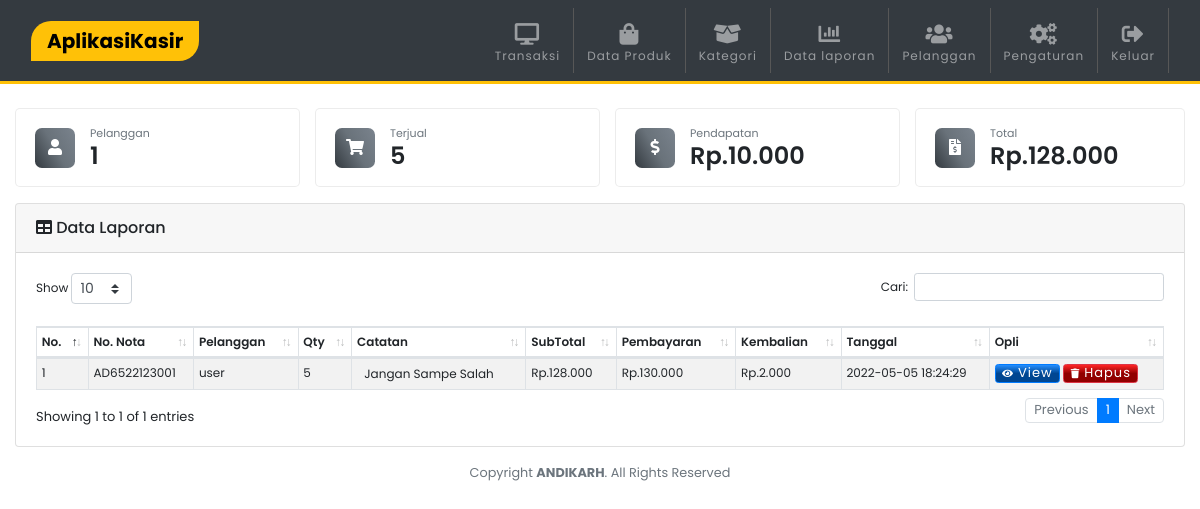
The app's page /laporan.php (signed in) with its own data.
### tables this page shows
CREATE TABLE `laporan` (
  `idlaporan` int(11) NOT NULL,
  `no_nota` varchar(50) NOT NULL,
  `idpelanggan` int(11) NOT NULL,
  `catatan` text NOT NULL,
  `totalbeli` int(11) NOT NULL,
  `pembayaran` int(11) NOT NULL,
  `kembalian` int(11) NOT NULL,
  `tgl_sub` timestamp NOT NULL DEFAULT current_timestamp() ON UPDATE current_timestamp()
);

CREATE TABLE `pelanggan` (
  `idpelanggan` int(11) NOT NULL,
  `nama_pelanggan` varchar(30) NOT NULL,
  `telepon_pelanggan` varchar(15) NOT NULL,
  `alamat_pelanggan` text NOT NULL
);

### laporan.php (the view, shortened to what this page needs)
<?php include 'template/header.php';?>
<br>
<div class="row">
<div class="col-6 col-sm-6 col-md-6 col-lg-3 mb-3 pr-0">
            <div class="card-body bg-white py-2 px-1 border-laporan">
                <div class="row mx-auto align-items-center">
                <div class="col-auto m-pr-1">
                    <div class="bg-icon">
                        <i class="fa fa-user"></i>
                    </div>
                </div>
                <div class="col-auto pl-0 pt-2">
                    <div class="text-muted" style="font-size:11px;">
                        Pelanggan
                    </div>
                    <h4 class="1"><?php
                    $itungpelanggan = mysqli_query($conn,"SELECT COUNT(idpelanggan) as jumlahpelanggan FROM pelanggan");
                    $cekrow1 = mysqli_num_rows($itungpelanggan);
                    $itungpelanggan1 = mysqli_fetch_assoc($itungpelanggan);
                    $itungpelanggan2 = $itungpelanggan1['jumlahpelanggan'];
                    if($cekrow1 > 0){
                        echo  $itungpelanggan2;
                        } ?></h4>
                </div>
                </div>
            </div>
        </div>
        <div class="col-6 col-sm-6 col-md-6 col-lg-3 mb-3 m-pr-0">
            <div class="card-body bg-white py-2 px-1 border-laporan">
                <div class="row mx-auto align-items-center">
                <div class="col-auto m-pr-1">
                    <div class="bg-icon">
                        <i class="fa fa-shopping-cart"></i>
                    </div>
                </div>
                <div class="col-auto pl-0 pt-2">
                    <div class="text-muted" style="font-size:11px;">
                        Terjual
                    </div>
                    <h4 class="1"><?php $itungpeterjual = mysqli_query($conn,"SELECT SUM(quantity) as jumlahterjual FROM tb_nota");
                    $cekrow = mysqli_num_rows($itungpeterjual);
                    $itungpeterjual1 = mysqli_fetch_assoc($itungpeterjual);
                    $itungpeterjual2 = $itungpeterjual1['jumlahterjual'];
                    if($cekrow > 0){
                        echo $itungpeterjual2;
                        } ?></h4>
                </div>
                </div>
            </div>
        </div>
        <div class="col-6 col-sm-6 col-md-6 col-lg-3 mb-3 pr-0">
            <div class="card-body bg-white py-2 px-1 border-laporan">
                <div class="row mx-auto align-items-center">
                <div class="col-auto m-pr-1">
                    <div class="bg-icon">
                        <i class="fa fa-dollar-sign"></i>
                    </div>
                </div>
                <div class="col-auto pl-0 pt-2">
                    <div class="text-muted" style="font-size:11px;">
                        Pendapatan
                    </div>
                    <h4 class="1">Rp.<?php
                    $data_produk=mysqli_query($conn,"SELECT * FROM tb_nota t, produk p
                    WHERE p.idproduk=t.idproduk ORDER BY idnota ASC");
                    $subtotaldiskon = 0;
                    $x = mysqli_num_rows($data_produk);
                    if($x>0){
                    while($b=mysqli_fetch_array($data_produk)){
                        $totalharga += $b['harga_jual'] * $b['quantity'];
                        $totaldiskon += $b['harga_modal'] * $b['quantity'];
                        $subtotaldiskon = $totalharga - $totaldiskon;
                    }
                }
                echo ribuan($subtotaldiskon)?>
                </h4>
                </div>
                </div>
            </div>
        </div>
        <div class="col-6 col-sm-6 col-md-6 col-lg-3 mb-3">
            <div class="card-body bg-white py-2 px-1 border-laporan">
                <div class="row mx-auto align-items-center">
                <div class="col-auto m-pr-1">
                    <div class="bg-icon">
                        <i class="fa fa-file-invoice-dollar"></i>
                    </div>
                </div>
                <div class="col-auto pl-0 pt-2">
                    <div class="text-muted" style="font-size:11px;">
                        Total
                    </div>
                    <h4 class="1">Rp.<?php
                    $itungtotal = mysqli_query($conn,"SELECT SUM(totalbeli) as jumlahtotal FROM laporan");
                    $cekrow3 = mysqli_num_rows($itungtotal);
                    $itungtotal1 = mysqli_fetch_assoc($itungtotal);
                    $itungtotal2 = $itungtotal1['jumlahtotal'];
                    if($cekrow3 > 0){
                        echo ribuan($itungtotal2);
                        } ?></h4>
                </div>
                </div>
            </div>
        </div>
</div>
<div class="card">
    <div class="card-header">
        <div class="card-tittle">
            <i class="fa fa-table me-2"></i> Data Laporan
        </div>
    </div>
        <div class="card-body">
            <table class="table table-striped table-sm table-bordered dt-responsive nowrap" id="table" width="100%">
                        <thead>
                        <tr>
                            <th>No.</th>
                            <th>No. Nota</th>
                            <th>Pelanggan</th>
                            <th>Qty</th>
                            <th>Catatan</th>
                            <th>SubTotal</th>
                            <th>Pembayaran</th>
                            <th>Kembalian</th>
                            <th>Tanggal</th>
                            <th>Opli</th>
                        </tr>
                        </thead>
                        <tbody>
                            <?php
                                $no=1;
                                $data_produk=mysqli_query($conn,"SELECT * FROM laporan l, pelanggan e
                                WHERE  e.idpelanggan=l.idpelanggan ORDER BY idlaporan ASC");
                                while($d=mysqli_fetch_array($data_produk)){
                                    $nota= $d['no_nota'];
                                    ?>
                                    <tr>
                                        <td><?php echo $no++ ?></td>
                                        <td><?php echo $d['no_nota'] ?></td>
                                        <td><?php echo $d['nama_pelanggan'] ?></td>
                                        <td><?php
                                            $itungtrans = mysqli_query($conn,"SELECT SUM(quantity) as jumlahtrans
                                             FROM tb_nota where no_nota='$nota'");
                                            $itungtrans2 = mysqli_fetch_assoc($itungtrans);
                                            $itungtrans3 = $itungtrans2['jumlahtrans'];
                                            echo $itungtrans3;
                                        ?></td>
                                         <td class="catatan"><?php echo $d['catatan'] ?></td>
                                         <td>Rp.<?php echo ribuan($d['totalbeli']) ?></td>
                                         <td>Rp.<?php echo ribuan($d['pembayaran']) ?></td>
                                         <td>Rp.<?php echo ribuan($d['kembalian']) ?></td>
                                        <td><?php echo $d['tgl_sub'] ?></td>
                                        <td>
                                        <a class="btn btn-primary btn-xs" href="detail.php?invoice=<?php echo $nota ?>">
                                            <i class="fa fa-eye fa-xs mr-1"></i>View</a>
                                            <a class="btn btn-danger btn-xs" href="?hapus=<?php echo $nota ?>"
                                            onclick="javascript:return confirm('Hapus Data laporan - <?php echo $d['no_nota'] ?> ?');">
                                            <i class="fa fa-trash fa-xs mr-1"></i>Hapus</a>
                                        </td>
                                    </tr>
                        <?php }?>
					</tbody>
                </table>
        </div>
</div>
<?php include 'template/footer.php';?>

### template/header.php (shortened to what this page needs)
<?php
include "config.php";
  function ribuan ($nilai){
    return number_format ($nilai, 0, ',', '.');
}
$result1 = mysqli_query($conn, "SELECT * FROM login");
while($data = mysqli_fetch_array($result1))
{
    $toko = $data['nama_toko'];
}
?>
<!DOCTYPE html>
<html lang="en">
<head>
  <link rel="stylesheet" href="assets/css/bootstrap.min.css">
  <link rel="stylesheet" href="assets/css/style.css">
  <link href="assets/fontawesome/css/all.min.css" rel="stylesheet" type="text/css">
  <link href="assets/vendor/datatables/dataTables.bootstrap4.min.css" rel="stylesheet">
  <link href="assets/vendor/datatables/responsive.bootstrap4.min.css" rel="stylesheet">
</head>
<body>
<nav class="navbar navbar-expand-lg navbar-dark bg-dark sticky-top">
<div class="container">
  <a class="navbar-brand px-3 bg-warning" href=""><?php echo $toko ?></a>
  <div class="collapse navbar-collapse" id="navbarC">
    <ul class="navbar-nav ml-auto">
      <li class="nav-item">
        <a class="nav-link" href="index.php">
        <span class="text-center d-block pt-2"><i class="fa fa-desktop fa-2x"></i></span>Transaksi</a>
      </li>
      <li class="nav-item">
        <a class="nav-link" href="produk.php">
        <span class="text-center d-block pt-2"><i class="fa fa-shopping-bag fa-2x"></i></span>Data Produk</a>
      </li>
      <li class="nav-item">
        <a class="nav-link" href="kategori.php">
        <span class="text-center d-block pt-2"><i class="fa fa-box-open fa-2x"></i></span>Kategori</a>
      </li>
      <li class="nav-item">
        <a class="nav-link" href="laporan.php">
        <span class="text-center d-block pt-2"><i class="fa fa-chart-bar fa-2x"></i></span>Data laporan</a>
      </li>
      <li class="nav-item">
        <a class="nav-link" href="pelanggan.php">
        <span class="text-center d-block pt-2"><i class="fa fa-users fa-2x"></i></span>Pelanggan</a>
      </li>
      <li class="nav-item">
        <a class="nav-link" href="pengaturan.php">
        <span class="text-center d-block pt-2"><i class="fa fa-cogs fa-2x"></i></span>Pengaturan</a>
      </li>
      <li class="nav-item">
        <a class="nav-link" href="logout.php" onclick="javascript:return confirm('Anda yakin ingin keluar ?');">
        <span class="text-center d-block pt-2"><i class="fa fa-sign-out-alt fa-2x"></i></span>Keluar</a>
      </li>
    </ul>
  </div>
  </div>
</nav>
<div class="container">

### assets/css/style.css (style rules this page uses)
html, body { font-size: 100%; font-family: 'Poppins', sans-serif; scroll-behavior: smooth; }
a { text-decoration: none !important; }
.container { max-width: 1250px; }
.btn { font-size: small !important; letter-spacing: 1px !important; }
.btn-primary { background: linear-gradient(180deg, rgb(37, 143, 255) 0%, rgb(0, 70, 145) 50%) !important; }
.btn-danger { background: linear-gradient(180deg, rgb(255, 37, 37) 0%, rgb(145, 0, 0) 50%) !important; }
::placeholder { opacity: 1; font-size: 12px !important; letter-spacing: 1px; font-weight: 300; }
.fa-2x { font-size: 1.80em !important; }
.btn-group-xs > .btn, .btn-xs { padding: .25rem .4rem; font-size: .875rem; line-height: .5; border-radius: .2rem; }
.navbar { border-bottom: 3px solid #ffc107; }
.navbar-dark .navbar-nav .nav-item { font-weight: 400 !important; font-size: 12px; color: #c5c5c5 !important; letter-spacing: 1px; padding-left: 5px !important; padding-right: 5px !important; }
.navbar-dark .navbar-brand { font-weight: 700 !important; border-radius: 20px 0px; color: #000 !important; }
.navbar-dark .navbar-nav .nav-item { border-right: 1px solid rgb(87, 87, 87); }
.card-tittle { font-weight: 500 !important; }
table { font-size: 12px !important; }
table thead>tr>th { font-weight: 600 !important; }
.m-pr-0 { padding-right: 0px !important; }
.border-laporan { border: 1px solid rgba(226, 226, 226, 0.644); border-radius: 5px; }
.border-laporan h4 { font-weight: 600; }
.bg-icon { background: linear-gradient(60deg,#343a40,#69727a,#7a838d); color: white; text-align: center; display: table-cell; padding: 0.50rem; border-radius: 0.428rem; width: 2.50rem; height: 2.50rem; }
td.catatan { white-space: nowrap; max-width: 150px; padding: 0.5em 1em; overflow: hidden; text-overflow: ellipsis ; }

### records on screen
laporan: no_nota "AD6522123001", idpelanggan.nama_pelanggan "user", itungtrans3 "5", catatan "Jangan Sampe Salah", totalbeli "128.000", pembayaran "130.000", kembalian "2.000", tgl_sub "2022-05-05 18:24:29"

### other values on screen
$toko "AplikasiKasir"
$itungpelanggan2 "1"
$itungpeterjual2 "5"
ribuan($subtotaldiskon) "10.000"
ribuan($itungtotal2) "128.000"
